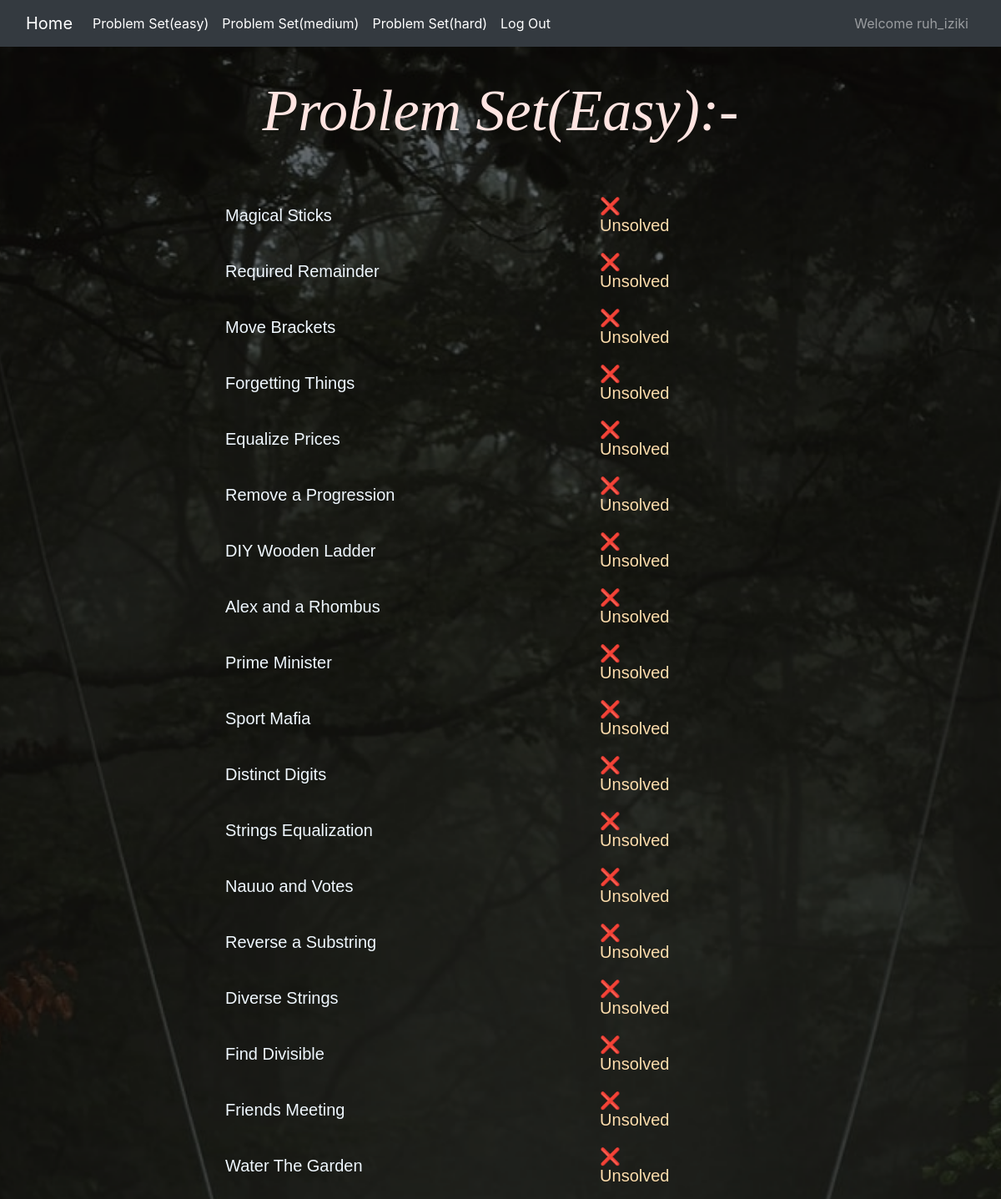
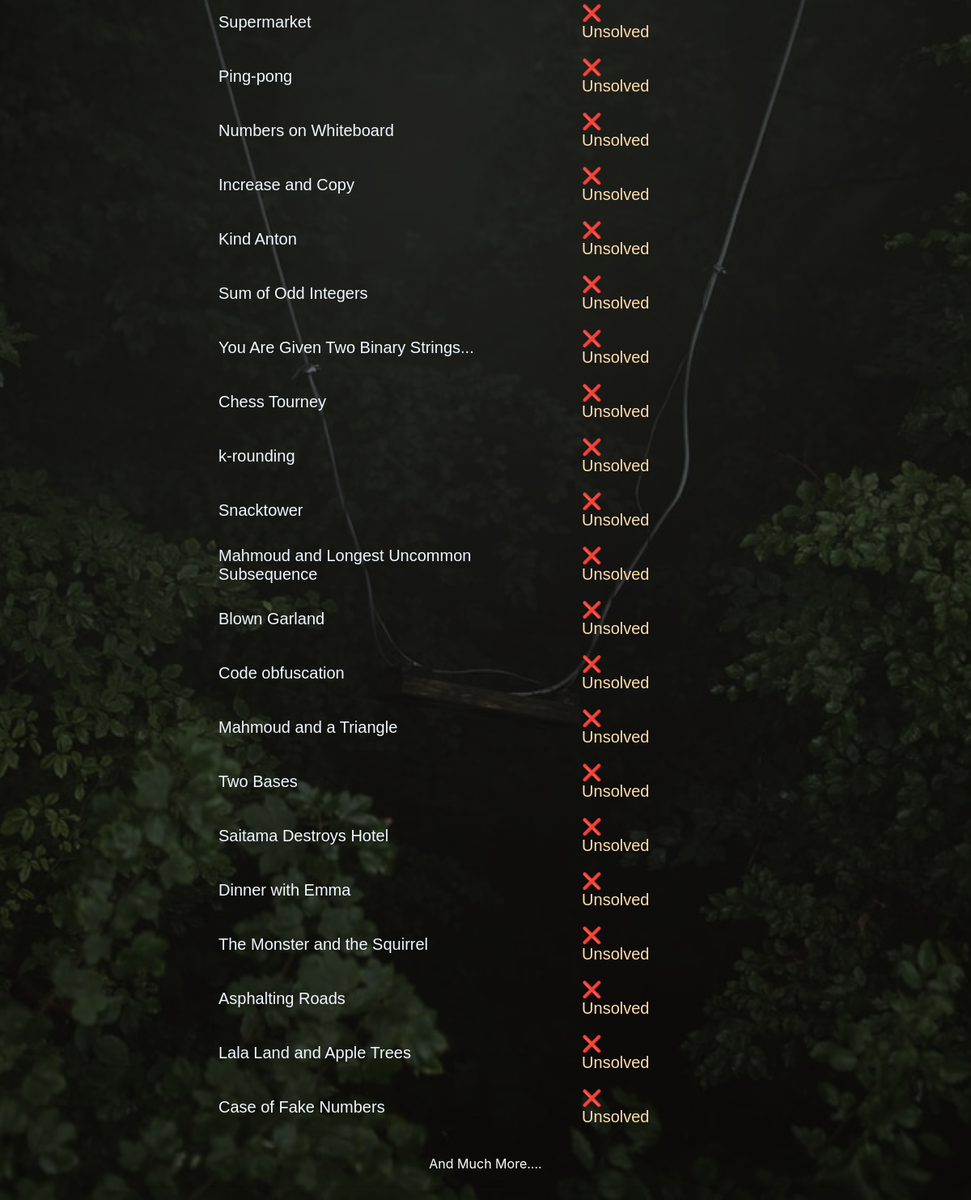
The page /easy/ (signed in) on the database its author committed (2 pictures, top to bottom).
### problem/models.py (models this page shows)
class easy(models.Model):
	title = models.CharField(max_length=200)
	problem = models.CharField(max_length=200)
	link = models.CharField(max_length=200)

### problem/views.py (the view)
# urls.py: path('easy/',views.EasyView,name="easy"),
def EasyView(request):
	easys = easy.objects.all();
	context = {'easys':easys}
	return render(request,'easy.html',context)

### problem/templates/easy.html (shortened to what this page needs)
{% extends 'base.html' %}
{% load static %}
{% block content %}
{% if user.is_authenticated %}
<body style="background-image: url({% static 'images/13.png' %});background-repeat: no-repeat;background-position: center;background-size: cover;"></body>
<p style="font-size: 70px;text-align: center;font-style: italic;font-family: serif;font-style:Times New Roman;color:rgb(255,228,225)">Problem Set(Easy):-</p>
<table>
	{% for easy in easys %}
	<tr>
		<td><a href="{{easy.link}}" style="font-size:20px;color: rgb(240,248,255)" target="_blank">{{easy.title}}</a></td>
		<td id="{{easy.problem}}" style="font-size: 20px;">&#10060 Unsolved</td>
	</tr>
	{% endfor %}
</table>
		<p style="text-align: center;color: white">And Much More....</p>
<hr>
{% else %}
Login first;
{% endif %}
{% endblock %}

### problem/templates/base.html (shortened to what this page needs)
<link rel="stylesheet" href="https://stackpath.bootstrapcdn.com/bootstrap/4.3.1/css/bootstrap.min.css">
<nav class="navbar navbar-expand-lg navbar-dark bg-dark">
  <div class="container-fluid">
    {% if user.is_authenticated %}
    <a class="navbar-brand" href="{% url 'home' %}">Home</a>
    <div class="collapse navbar-collapse" id="navbarSupportedContent">
      <ul class="navbar-nav me-auto mb-2 mb-lg-0">
        <li class="nav-item">
          <a class="nav-link active" aria-current="page" href="{% url 'easy' %}">Problem Set(easy)</a>
        </li>
        <li class="nav-item">
          <a class="nav-link active" aria-current="page" href="{% url 'medium' %}">Problem Set(medium)</a>
        </li>
        <li class="nav-item">
          <a class="nav-link active" aria-current="page" href="{% url 'hard' %}">Problem Set(hard)</a>
        </li>
        <li class="nav-item">
          <a class="nav-link active" aria-current="page" href="{% url 'logout' %}">Log Out</a>
        </li>
      </ul>
          <ul class="navbar-nav ml-auto">
          <a class="nav-link" href="{% url 'home' %}">Welcome {{user.username}}</a>
          </ul>
      </div>
          {% endif %}
  </div>
</nav>
{% block content %}
{% endblock %}

### problem/templates/base.html (style rules this page uses)
.navbar { background-color: transparent; background: transparent; border-color: transparent; }
.navbar li { color: #000 }

### problem/templates/easy.html (style rules this page uses)
table { font-family: arial, sans-serif; border-collapse: collapse; width: 50%; margin-left: 20%; }
td, th { color: rgb(255,222,173); border: 0px solid #dddddd; text-align: left; padding: 10px; padding-left: 30px; }

### rows shown on the page
easy: title "Magical Sticks"
easy: title "Required Remainder"
easy: title "Move Brackets"
easy: title "Forgetting Things"
easy: title "Equalize Prices"
easy: title "Remove a Progression"
easy: title "DIY Wooden Ladder"
easy: title "Alex and a Rhombus"
easy: title "Prime Minister"
easy: title "Sport Mafia"
easy: title "Distinct Digits"
easy: title "Strings Equalization"
easy: title "Nauuo and Votes"
easy: title "Reverse a Substring"
easy: title "Diverse Strings"
easy: title "Find Divisible"
easy: title "Friends Meeting"
easy: title "Water The Garden"
easy: title "Supermarket"
easy: title "Ping-pong"
easy: title "Numbers on Whiteboard"
easy: title "Increase and Copy"
easy: title "Kind Anton"
easy: title "Sum of Odd Integers"
easy: title "You Are Given Two Binary Strings..."
easy: title "Chess Tourney"
easy: title "k-rounding"
easy: title "Snacktower"
easy: title "Mahmoud and Longest Uncommon Subsequence"
easy: title "Blown Garland"
easy: title "Code obfuscation"
easy: title "Mahmoud and a Triangle"
easy: title "Two Bases"
easy: title "Saitama Destroys Hotel"
easy: title "Dinner with Emma"
easy: title "The Monster and the Squirrel"
easy: title "Asphalting Roads"
easy: title "Lala Land and Apple Trees"
easy: title "Case of Fake Numbers"

### other values the page prints
{{ user.username }} "ruh_iziki"
